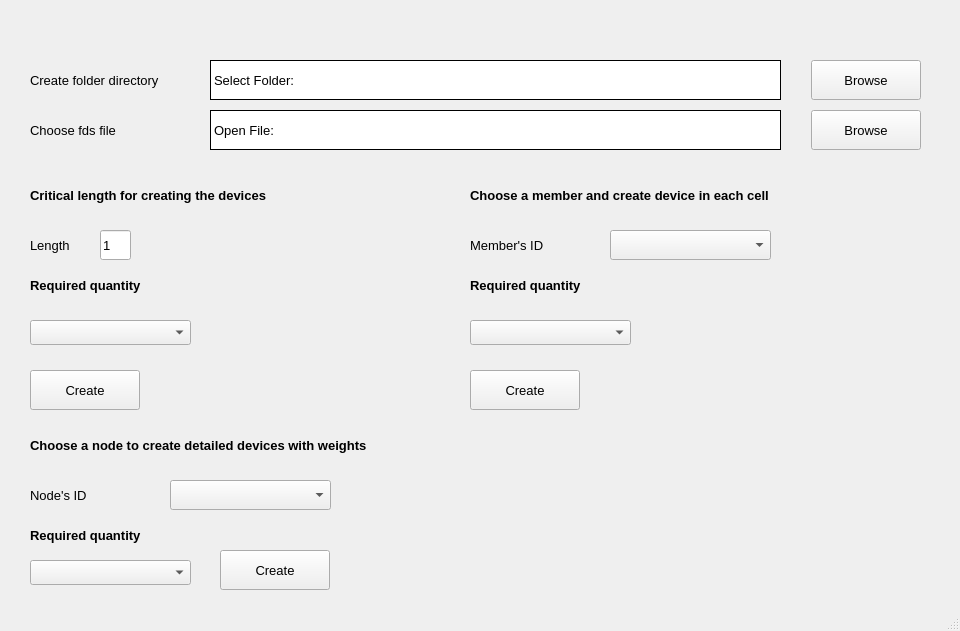
<?xml version="1.0" encoding="UTF-8"?>
<ui version="4.0">
 <class>MainWindow</class>
 <widget class="QMainWindow" name="MainWindow">
  <property name="geometry">
   <rect>
    <x>0</x>
    <y>0</y>
    <width>960</width>
    <height>631</height>
   </rect>
  </property>
  <property name="windowTitle">
   <string>Create Devices</string>
  </property>
  <widget class="QWidget" name="centralwidget">
   <widget class="QPushButton" name="pushButton_LoadFileFds">
    <property name="geometry">
     <rect>
      <x>811</x>
      <y>110</y>
      <width>110</width>
      <height>40</height>
     </rect>
    </property>
    <property name="font">
     <font>
      <pointsize>10</pointsize>
     </font>
    </property>
    <property name="text">
     <string>Browse</string>
    </property>
   </widget>
   <widget class="QLabel" name="label_justdisplay_2">
    <property name="geometry">
     <rect>
      <x>30</x>
      <y>110</y>
      <width>121</width>
      <height>40</height>
     </rect>
    </property>
    <property name="font">
     <font>
      <pointsize>10</pointsize>
     </font>
    </property>
    <property name="text">
     <string>Choose fds file</string>
    </property>
   </widget>
   <widget class="QLabel" name="label_OpenFileFds">
    <property name="geometry">
     <rect>
      <x>210</x>
      <y>110</y>
      <width>571</width>
      <height>40</height>
     </rect>
    </property>
    <property name="font">
     <font>
      <pointsize>10</pointsize>
     </font>
    </property>
    <property name="styleSheet">
     <string notr="true">background-color: rgb(255, 255, 255);</string>
    </property>
    <property name="frameShape">
     <enum>QFrame::Panel</enum>
    </property>
    <property name="frameShadow">
     <enum>QFrame::Plain</enum>
    </property>
    <property name="text">
     <string>Open File:</string>
    </property>
   </widget>
   <widget class="QLabel" name="label_justdisplay_11">
    <property name="geometry">
     <rect>
      <x>30</x>
      <y>230</y>
      <width>61</width>
      <height>30</height>
     </rect>
    </property>
    <property name="font">
     <font>
      <pointsize>10</pointsize>
     </font>
    </property>
    <property name="text">
     <string>Length</string>
    </property>
   </widget>
   <widget class="QLineEdit" name="lineEdit_CriticalLength">
    <property name="geometry">
     <rect>
      <x>100</x>
      <y>230</y>
      <width>31</width>
      <height>30</height>
     </rect>
    </property>
    <property name="font">
     <font>
      <pointsize>10</pointsize>
     </font>
    </property>
    <property name="text">
     <string>1</string>
    </property>
   </widget>
   <widget class="QLabel" name="label_justdisplay_12">
    <property name="geometry">
     <rect>
      <x>30</x>
      <y>180</y>
      <width>331</width>
      <height>30</height>
     </rect>
    </property>
    <property name="font">
     <font>
      <pointsize>10</pointsize>
      <weight>75</weight>
      <bold>true</bold>
     </font>
    </property>
    <property name="text">
     <string>Critical length for creating the devices</string>
    </property>
   </widget>
   <widget class="QComboBox" name="comboBox_Quantities1">
    <property name="geometry">
     <rect>
      <x>30</x>
      <y>320</y>
      <width>161</width>
      <height>25</height>
     </rect>
    </property>
   </widget>
   <widget class="QLabel" name="label_justdisplay_40">
    <property name="geometry">
     <rect>
      <x>30</x>
      <y>270</y>
      <width>161</width>
      <height>31</height>
     </rect>
    </property>
    <property name="font">
     <font>
      <pointsize>10</pointsize>
      <weight>75</weight>
      <bold>true</bold>
     </font>
    </property>
    <property name="text">
     <string>Required quantity</string>
    </property>
   </widget>
   <widget class="QPushButton" name="pushButton_Create1">
    <property name="geometry">
     <rect>
      <x>30</x>
      <y>370</y>
      <width>110</width>
      <height>40</height>
     </rect>
    </property>
    <property name="font">
     <font>
      <pointsize>10</pointsize>
     </font>
    </property>
    <property name="text">
     <string>Create</string>
    </property>
   </widget>
   <widget class="QLabel" name="label_justdisplay_13">
    <property name="geometry">
     <rect>
      <x>470</x>
      <y>180</y>
      <width>411</width>
      <height>30</height>
     </rect>
    </property>
    <property name="font">
     <font>
      <pointsize>10</pointsize>
      <weight>75</weight>
      <bold>true</bold>
     </font>
    </property>
    <property name="text">
     <string>Choose a member and create device in each cell</string>
    </property>
   </widget>
   <widget class="QLabel" name="label_justdisplay_14">
    <property name="geometry">
     <rect>
      <x>470</x>
      <y>230</y>
      <width>111</width>
      <height>30</height>
     </rect>
    </property>
    <property name="font">
     <font>
      <pointsize>10</pointsize>
     </font>
    </property>
    <property name="text">
     <string>Member's ID</string>
    </property>
   </widget>
   <widget class="QComboBox" name="comboBox_MembersId">
    <property name="geometry">
     <rect>
      <x>610</x>
      <y>230</y>
      <width>161</width>
      <height>30</height>
     </rect>
    </property>
   </widget>
   <widget class="QPushButton" name="pushButton_Create2">
    <property name="geometry">
     <rect>
      <x>470</x>
      <y>370</y>
      <width>110</width>
      <height>40</height>
     </rect>
    </property>
    <property name="font">
     <font>
      <pointsize>10</pointsize>
     </font>
    </property>
    <property name="text">
     <string>Create</string>
    </property>
   </widget>
   <widget class="QLabel" name="label_justdisplay_41">
    <property name="geometry">
     <rect>
      <x>470</x>
      <y>270</y>
      <width>161</width>
      <height>31</height>
     </rect>
    </property>
    <property name="font">
     <font>
      <pointsize>10</pointsize>
      <weight>75</weight>
      <bold>true</bold>
     </font>
    </property>
    <property name="text">
     <string>Required quantity</string>
    </property>
   </widget>
   <widget class="QComboBox" name="comboBox_Quantities2">
    <property name="geometry">
     <rect>
      <x>470</x>
      <y>320</y>
      <width>161</width>
      <height>25</height>
     </rect>
    </property>
   </widget>
   <widget class="QLabel" name="label_justdisplay">
    <property name="geometry">
     <rect>
      <x>30</x>
      <y>60</y>
      <width>171</width>
      <height>40</height>
     </rect>
    </property>
    <property name="font">
     <font>
      <pointsize>10</pointsize>
     </font>
    </property>
    <property name="text">
     <string>Create folder directory</string>
    </property>
   </widget>
   <widget class="QLabel" name="label_CreateFolderFds">
    <property name="geometry">
     <rect>
      <x>210</x>
      <y>60</y>
      <width>571</width>
      <height>40</height>
     </rect>
    </property>
    <property name="font">
     <font>
      <pointsize>10</pointsize>
     </font>
    </property>
    <property name="styleSheet">
     <string notr="true">background-color: rgb(255, 255, 255);</string>
    </property>
    <property name="frameShape">
     <enum>QFrame::Panel</enum>
    </property>
    <property name="frameShadow">
     <enum>QFrame::Plain</enum>
    </property>
    <property name="text">
     <string>Select Folder:</string>
    </property>
   </widget>
   <widget class="QPushButton" name="pushButton_CreateFolderFds">
    <property name="geometry">
     <rect>
      <x>811</x>
      <y>60</y>
      <width>110</width>
      <height>40</height>
     </rect>
    </property>
    <property name="font">
     <font>
      <pointsize>10</pointsize>
     </font>
    </property>
    <property name="text">
     <string>Browse</string>
    </property>
   </widget>
   <widget class="QComboBox" name="comboBox_Quantities3">
    <property name="geometry">
     <rect>
      <x>30</x>
      <y>560</y>
      <width>161</width>
      <height>25</height>
     </rect>
    </property>
   </widget>
   <widget class="QLabel" name="label_justdisplay_15">
    <property name="geometry">
     <rect>
      <x>30</x>
      <y>430</y>
      <width>471</width>
      <height>30</height>
     </rect>
    </property>
    <property name="font">
     <font>
      <pointsize>10</pointsize>
      <weight>75</weight>
      <bold>true</bold>
     </font>
    </property>
    <property name="text">
     <string>Choose a node to create detailed devices with weights</string>
    </property>
   </widget>
   <widget class="QLabel" name="label_justdisplay_42">
    <property name="geometry">
     <rect>
      <x>30</x>
      <y>520</y>
      <width>161</width>
      <height>31</height>
     </rect>
    </property>
    <property name="font">
     <font>
      <pointsize>10</pointsize>
      <weight>75</weight>
      <bold>true</bold>
     </font>
    </property>
    <property name="text">
     <string>Required quantity</string>
    </property>
   </widget>
   <widget class="QPushButton" name="pushButton_Create3">
    <property name="geometry">
     <rect>
      <x>220</x>
      <y>550</y>
      <width>110</width>
      <height>40</height>
     </rect>
    </property>
    <property name="font">
     <font>
      <pointsize>10</pointsize>
     </font>
    </property>
    <property name="text">
     <string>Create</string>
    </property>
   </widget>
   <widget class="QLabel" name="label_justdisplay_16">
    <property name="geometry">
     <rect>
      <x>30</x>
      <y>480</y>
      <width>111</width>
      <height>30</height>
     </rect>
    </property>
    <property name="font">
     <font>
      <pointsize>10</pointsize>
     </font>
    </property>
    <property name="text">
     <string>Node's ID</string>
    </property>
   </widget>
   <widget class="QComboBox" name="comboBox_NodesId">
    <property name="geometry">
     <rect>
      <x>170</x>
      <y>480</y>
      <width>161</width>
      <height>30</height>
     </rect>
    </property>
   </widget>
  </widget>
  <widget class="QStatusBar" name="statusbar"/>
 </widget>
 <resources/>
 <connections/>
</ui>
